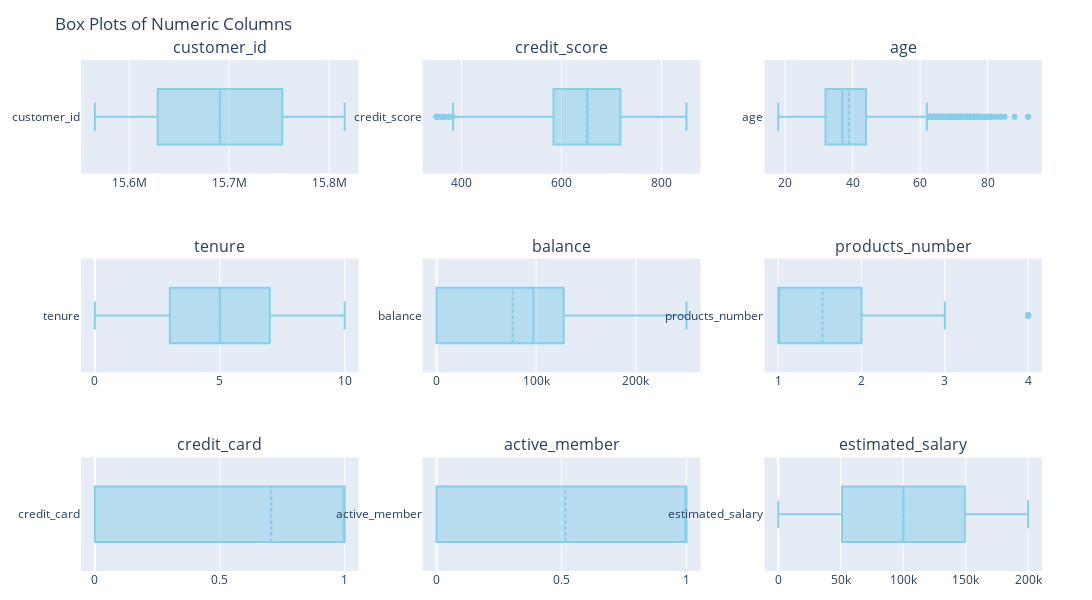

The notebook cell this image was saved under:
### Code cell
rows, cols = 3, 3
num_plots = len(numerical_features)

fig = make_subplots(rows=rows, cols=cols, subplot_titles=numerical_features)

for i, col in enumerate(numerical_features):
    row = i // cols + 1
    col_idx = i % cols + 1
    fig.add_trace(
        go.Box(x=df[col], name=col, marker_color='skyblue', boxmean=True),
        row=row, col=col_idx
    )

fig.update_layout(
    height=600,
    width=1500,
    title_text="Box Plots of Numeric Columns",
    showlegend=False,
    margin=dict(l=20, r=50, t=60, b=20)
)

fig.show()

### Figure 1 — Plotly figure (JSON) as saved in the notebook; plotly's stock layout.template omitted (floating-point values rounded to 4 significant figures; data arrays with more than 128 entries replaced by an {"elided": "..."} marker saying what was removed)
{"data": [{"boxmean": true, "marker": {"color": "skyblue"}, "name": "customer_id", "type": "box", "x": {"elided": "10000 int values"}, "xaxis": "x", "yaxis": "y"}, {"boxmean": true, "marker": {"color": "skyblue"}, "name": "credit_score", "type": "box", "x": {"elided": "10000 int values"}, "xaxis": "x2", "yaxis": "y2"}, {"boxmean": true, "marker": {"color": "skyblue"}, "name": "age", "type": "box", "x": {"elided": "10000 int values"}, "xaxis": "x3", "yaxis": "y3"}, {"boxmean": true, "marker": {"color": "skyblue"}, "name": "tenure", "type": "box", "x": {"elided": "10000 int values"}, "xaxis": "x4", "yaxis": "y4"}, {"boxmean": true, "marker": {"color": "skyblue"}, "name": "balance", "type": "box", "x": {"elided": "10000 float values"}, "xaxis": "x5", "yaxis": "y5"}, {"boxmean": true, "marker": {"color": "skyblue"}, "name": "products_number", "type": "box", "x": {"elided": "10000 int values"}, "xaxis": "x6", "yaxis": "y6"}, {"boxmean": true, "marker": {"color": "skyblue"}, "name": "credit_card", "type": "box", "x": {"elided": "10000 int values"}, "xaxis": "x7", "yaxis": "y7"}, {"boxmean": true, "marker": {"color": "skyblue"}, "name": "active_member", "type": "box", "x": {"elided": "10000 int values"}, "xaxis": "x8", "yaxis": "y8"}, {"boxmean": true, "marker": {"color": "skyblue"}, "name": "estimated_salary", "type": "box", "x": {"elided": "10000 float values"}, "xaxis": "x9", "yaxis": "y9"}], "layout": {"annotations": [{"font": {"size": 16}, "showarrow": false, "text": "customer_id", "x": 0.1444, "xanchor": "center", "xref": "paper", "y": 1, "yanchor": "bottom", "yref": "paper"}, {"font": {"size": 16}, "showarrow": false, "text": "credit_score", "x": 0.5, "xanchor": "center", "xref": "paper", "y": 1, "yanchor": "bottom", "yref": "paper"}, {"font": {"size": 16}, "showarrow": false, "text": "age", "x": 0.8556, "xanchor": "center", "xref": "paper", "y": 1, "yanchor": "bottom", "yref": "paper"}, {"font": {"size": 16}, "showarrow": false, "text": "tenure", "x": 0.1444, "xanchor": "center", "xref": "paper", "y": 0.6111, "yanchor": "bottom", "yref": "paper"}, {"font": {"size": 16}, "showarrow": false, "text": "balance", "x": 0.5, "xanchor": "center", "xref": "paper", "y": 0.6111, "yanchor": "bottom", "yref": "paper"}, {"font": {"size": 16}, "showarrow": false, "text": "products_number", "x": 0.8556, "xanchor": "center", "xref": "paper", "y": 0.6111, "yanchor": "bottom", "yref": "paper"}, {"font": {"size": 16}, "showarrow": false, "text": "credit_card", "x": 0.1444, "xanchor": "center", "xref": "paper", "y": 0.2222, "yanchor": "bottom", "yref": "paper"}, {"font": {"size": 16}, "showarrow": false, "text": "active_member", "x": 0.5, "xanchor": "center", "xref": "paper", "y": 0.2222, "yanchor": "bottom", "yref": "paper"}, {"font": {"size": 16}, "showarrow": false, "text": "estimated_salary", "x": 0.8556, "xanchor": "center", "xref": "paper", "y": 0.2222, "yanchor": "bottom", "yref": "paper"}], "height": 600, "margin": {"b": 20, "l": 20, "r": 50, "t": 60}, "showlegend": false, "title": {"text": "Box Plots of Numeric Columns"}, "width": 1500, "xaxis": {"anchor": "y", "domain": [0, 0.2889]}, "xaxis2": {"anchor": "y2", "domain": [0.3556, 0.6444]}, "xaxis3": {"anchor": "y3", "domain": [0.7111, 1]}, "xaxis4": {"anchor": "y4", "domain": [0, 0.2889]}, "xaxis5": {"anchor": "y5", "domain": [0.3556, 0.6444]}, "xaxis6": {"anchor": "y6", "domain": [0.7111, 1]}, "xaxis7": {"anchor": "y7", "domain": [0, 0.2889]}, "xaxis8": {"anchor": "y8", "domain": [0.3556, 0.6444]}, "xaxis9": {"anchor": "y9", "domain": [0.7111, 1]}, "yaxis": {"anchor": "x", "domain": [0.7778, 1]}, "yaxis2": {"anchor": "x2", "domain": [0.7778, 1]}, "yaxis3": {"anchor": "x3", "domain": [0.7778, 1]}, "yaxis4": {"anchor": "x4", "domain": [0.3889, 0.6111]}, "yaxis5": {"anchor": "x5", "domain": [0.3889, 0.6111]}, "yaxis6": {"anchor": "x6", "domain": [0.3889, 0.6111]}, "yaxis7": {"anchor": "x7", "domain": [0, 0.2222]}, "yaxis8": {"anchor": "x8", "domain": [0, 0.2222]}, "yaxis9": {"anchor": "x9", "domain": [0, 0.2222]}}}
